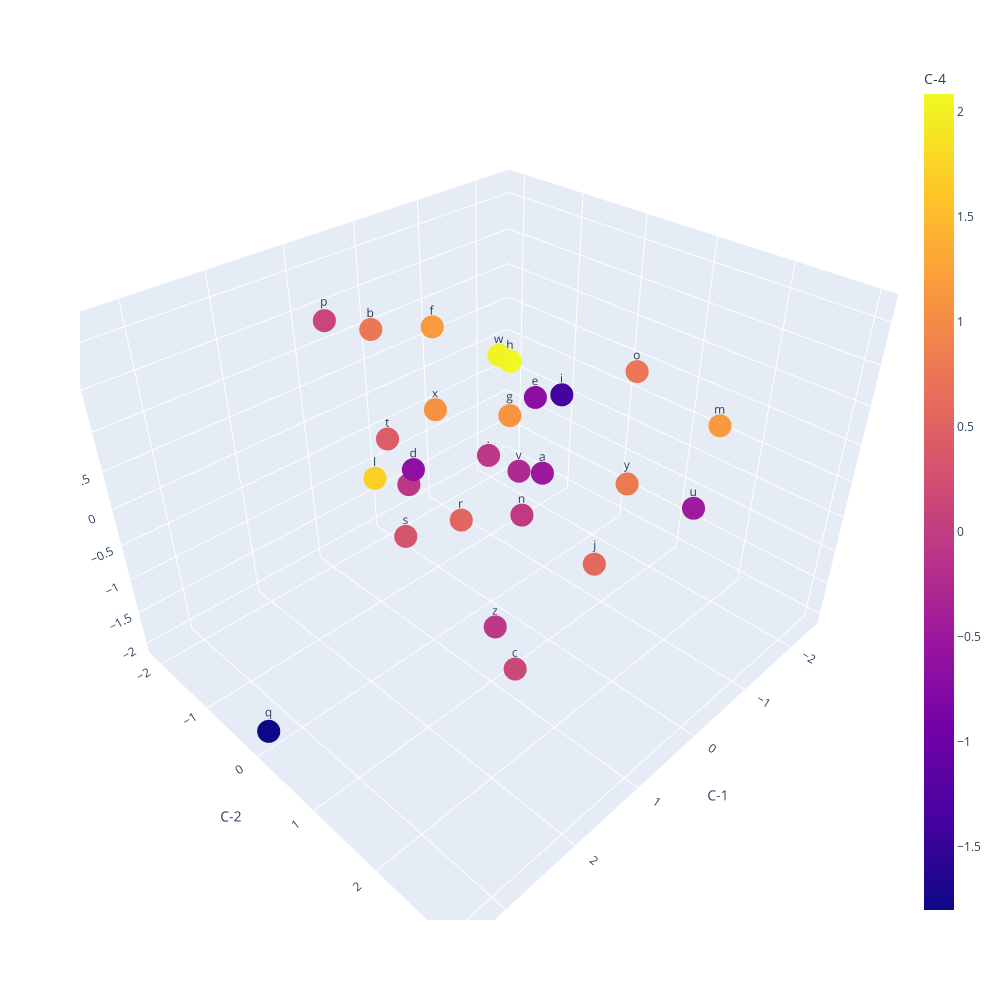

The cell this chart's notebook holds for it:
### Code cell
steps = 20000
# learning_rate = 0.1  # used in first run
learning_ratse = 0.01  # used in second run
# learning_rate = 0.001  # used in third run
batch_size = 32

sub_losses = []
for index in range(steps):
    batch_indices = torch.randint(low=0, high=X_train.shape[0], size=(batch_size,), generator=g)
    # forward pass
    embeddings = embedding_layer[X_train[batch_indices]]
    pre_activations = embeddings.view(-1, context_length * embedding_dimension) @ hidden_layer_weights + hidden_layer_bias
    # batch normalization
    # https://youtu.be/P6sfmUTpUmc?si=9kh1cLdbp005-Df6&t=2798
    # pre_activations = batch_norm_gain \
    #     * (pre_activations - pre_activations.mean(dim=0, keepdim=True)) / pre_activations.std(dim=0, keepdim=True) \
    #     + batch_norm_bias
    # https://youtu.be/P6sfmUTpUmc?si=Z8IzPHk5C3JB4dnZ&t=3330
    batch_normalization_mean = pre_activations.mean(dim=0, keepdim=True)
    batch_normalization_st_dev = pre_activations.std(dim=0, keepdim=True)
    pre_activations = batch_norm_gain \
        * (pre_activations - batch_normalization_mean) / batch_normalization_st_dev \
        + batch_norm_bias
    # https://youtu.be/P6sfmUTpUmc?si=GzBWCdJjF00dI_eB&t=3378
    # running mean and standard deviation
    # "janky smoothing"
    with torch.no_grad():
        # we use this down below where we could make predictions on individual examples
        batch_norm_running_mean = 0.999 * batch_norm_running_mean + 0.001 * batch_normalization_mean
        batch_norm_running_st_dev = 0.999 * batch_norm_running_st_dev + 0.001 * batch_normalization_st_dev
    # end batch normalization

    activations = torch.tanh(pre_activations)
    logits = activations @ output_layer_weights + output_layer_bias
    loss = F.cross_entropy(logits, Y_train[batch_indices])
    # losses.append(loss.item())
    sub_losses.append(loss.item())
    if (index + 1) % (steps / 20) == 0:
        average_loss = sum(sub_losses) / len(sub_losses)
        losses.append(average_loss)
        sub_losses = []
        print(f"Training Loss (average): {average_loss:.3f}")

    # backwards pass
    for p in parameters:
        p.grad = None
    loss.backward()
    # update parameters
    for p in parameters:
        p.data -= learning_rate * p.grad

print('---')

with torch.no_grad():
    # loss on VALIDATION set; the model has not seen this data
    embeddings = embedding_layer[X_val]
    pre_activations = embeddings.view(-1, context_length * embedding_dimension) @ hidden_layer_weights + hidden_layer_bias
    pre_activations = batch_norm_gain \
            * (pre_activations - batch_norm_running_mean) / batch_norm_running_st_dev \
            + batch_norm_bias
    activations = torch.tanh(pre_activations)
    logits = activations @ output_layer_weights + output_layer_bias
    loss = F.cross_entropy(logits, Y_val)
    print(f"Validation Loss: {loss:.3f}")

plt.plot([math.log10(x) for x in losses])
plt.show()
plot_embeddings()

### Figure 1 — Plotly figure (JSON) as saved in the notebook; plotly's stock layout.template omitted (floating-point values rounded to 4 significant figures)
{"data": [{"hovertemplate": "C-1=%{x}<br>C-2=%{y}<br>C-3=%{z}<br>text=%{text}<br>C-4=%{marker.color}<extra></extra>", "legendgroup": "", "marker": {"color": [-0.06748, -0.4913, 0.7599, 0.1664, -0.6489, -0.6577, 1.167, 1.095, 2.085, -1.375, 0.5879, -0.07412, 1.712, 1.151, -0.04187, 0.7544, 0.1174, -1.803, 0.5339, 0.3137, 0.4317, -0.4693, -0.2662, 2.032, 1.061, 0.7835, -0.06775], "coloraxis": "coloraxis", "symbol": "circle"}, "mode": "markers+text", "name": "", "scene": "scene", "showlegend": false, "text": [".", "a", "b", "c", "d", "e", "f", "g", "h", "i", "j", "k", "l", "m", "n", "o", "p", "q", "r", "s", "t", "u", "v", "w", "x", "y", "z"], "type": "scatter3d", "x": [0.0205, -0.171, -0.01045, 2.769, 0.5124, -0.4446, 0.3256, -0.4733, -1.455, -0.4902, -1.39, 0.457, 1.245, -0.7806, 0.05924, -2.43, 1.691, 3.414, 0.6268, 0.3202, 0.1465, -1.923, -1.157, -0.5291, 0.271, -1.405, 0.8016], "y": [-0.03164, 0.6432, -2.116, 3.024, -0.8133, 0.2549, -0.5951, -0.1691, -1.112, 0.6067, 0.5416, -0.9808, -0.6192, 2.461, 0.5539, 0.1926, -0.6575, -0.006823, 0.131, -1.268, -1.733, 1.597, -0.6415, -0.4102, -0.6512, 0.9401, 0.8595], "z": [0.09489, 0.07812, 0.9687, 0.7381, -0.243, 0.7985, 1.653, 0.365, 0.3595, 0.9583, -2.022, -0.573, 0.08165, 1.238, -0.4419, 0.3371, 2.177, -1.892, -0.4371, -1.61, -0.3865, -0.8306, -0.9859, 1.056, 0.5574, -0.5336, -1.505]}], "layout": {"coloraxis": {"colorbar": {"title": {"text": "C-4"}}, "colorscale": [[0, "#0d0887"], [0.1111, "#46039f"], [0.2222, "#7201a8"], [0.3333, "#9c179e"], [0.4444, "#bd3786"], [0.5556, "#d8576b"], [0.6667, "#ed7953"], [0.7778, "#fb9f3a"], [0.8889, "#fdca26"], [1, "#f0f921"]]}, "height": 1000, "legend": {"tracegroupgap": 0}, "margin": {"t": 60}, "scene": {"domain": {"x": [0, 1], "y": [0, 1]}, "xaxis": {"title": {"text": "C-1"}}, "yaxis": {"title": {"text": "C-2"}}, "zaxis": {"title": {"text": "C-3"}}}, "width": 1000}}
